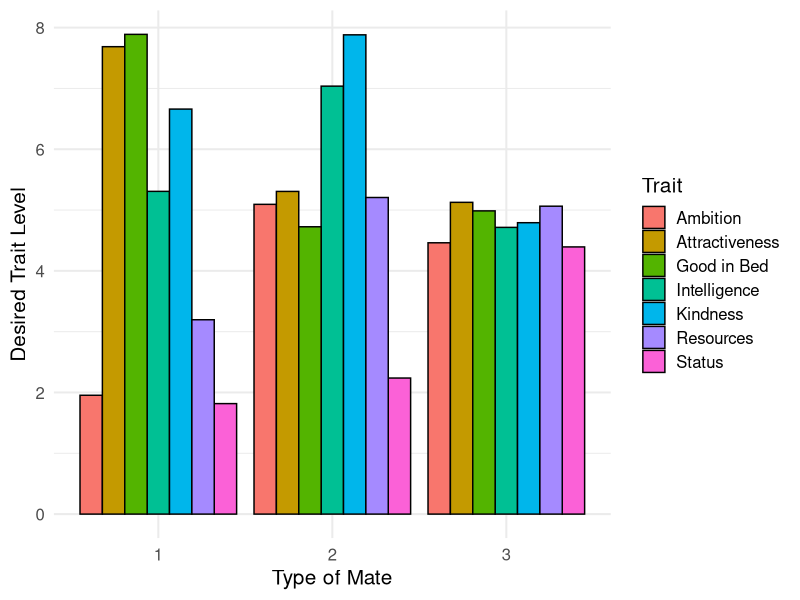
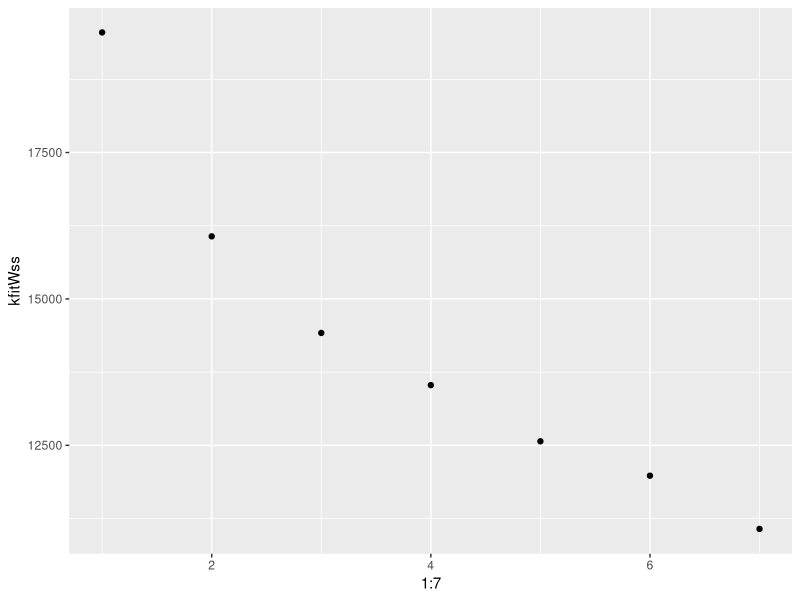

These charts were generated, in order, by the following R code:
#############Polyamorous Mate Preferences -- Budget Allocation: Analysis Script #################
####Ashley J Coventry, Tamsin German, Dan Conroy-Beam########



###load packages 
library(psych) #for scree plot
library(ggplot2) #For generating other plots
library(data.table) #for reshaping data
library(stringr) #for permutation analy data reorganizing

###set seed###
set.seed(112822)


###load data###
data <- read.csv("Human Data/Processed Data/Processed Data20230108 181609.csv")


#Remove NAs ###
#necessary when merging back into the original data frame because kfits is omitting NAs. 

nacheck <- apply(data[,14:27], 1, function(x) sum(is.na(x))>0)
data<- data[!nacheck,]


#excluding people who don't identify as either men or women

data<-data[data$gender<3,]


###reshape data wide --> long and only keep columns relevant for kmeans

#melt function to have two rows (1 for orange, 1 for blue) with each trait rating

longData<-melt(as.data.table(data),id.vars=c("PIN","gender","age"),
               measure.vars=list(c(14,21),
                                 c(15,22),
                                 c(16,23),
                                 c(17,24),
                                 c(18,25),
                                 c(19,26),
                                 c(20,27)))


#Relabel columns

colnames(longData)[4:11]<-c("partner","amb","attract",
                            "intel","sexy","kind",
                            "stat","finPros")


#Relabel partner type values
longData$partner<-as.factor(ifelse(longData$partner==1,"idealBlue","idealOrange"))





###K-Means Cluster Analysis###


#extract kmeans wSs
kfitWss<-sapply(1:7,function(x) kmeans(longData[,5:11],x)$tot.withinss)

#scree plot
screePlot<-qplot(1:7,kfitWss)


##compute differences in within ss across k for k-means clustering
wssDiffs<-diff(kfitWss)


##Add this classification to the original dataframe

kFit<-kmeans(longData[,5:11],3)
longData$kFitab <- kFit$cluster


##Create vectors of preference means for each cluster (without age)
clustCenters<-kFit$centers

##Look at gender breakdown by cluster #1 = women, #2 = men
clustGender<-table(longData$gender,longData$kFitab)

##compute variance between trait ratings for each cluster
#to see if maybe one cluster is more well rounded than others
clustVars<-apply(clustCenters,1,var)




###Compute same or diff variable for ideal orange v ideal blue
#do people want both of their ideal partners in the same cluster or in different ones? 

##Transfer partner clusters back to data (since "data" is wide)
data$blueClust<-longData$kFitab[longData$partner=="idealBlue"]
data$orangeClust<-longData$kFitab[longData$partner=="idealOrange"]

##Determine for each participant whether their orange and blue partners are in the same cluster
#same = 1, diff = 0
data$sameOrDiff<-apply(data[,133:134],1,function(x)
  sum(duplicated(x))
)

##get sameOrDiff as function of gender
genderDiff<-table(data$sameOrDiff,data$gender)


##Computing average differentness
avgDiff <- mean(data$sameOrDiff)

###create variable listing cluster of each partner 

data$kFitab<-apply(data[,133:134],1,function(x) paste0(sort(as.numeric(x)),collapse=","))


### CHI SQUARE -- some use Fisher's exact test since some clusters are rare###

#are men and women are choosing combos of partner orange and blue at diff rates?

chisqGender<-chisq.test(table(data$gender,data$kFitab))
#fisherGender <- fisher.test(table(data$gender, data$kFitab))
  #get error with Fisher's test and chi square

##do preferences for partner orange predict preferences for partner blue?
chisqClust<-chisq.test(table(data$blueClust, data$orangeClust)) 
#fisherClust <- fisher.test(table(data$blueClust, data$orangeClust))

##raw numbers in each cluster combo by gender
clustComboGender<-table(data$blueClust,data$orangeClust,data$gender)



### PERMUTATIONS ###


##create blank data frame to store null distribution averages
nullDistAvg <- rep(0,100000)

##for loop to generate data of null dist 
for(a in 1:100000){
  
  aNull<-sample(data$blueClust)
  bNull<-sample(data$orangeClust)
  
  #Compute sameordiff
  sodNull<-ifelse(aNull==bNull, 0, 1)
  
  #Compute and saving average differentness
  nullDistAvg[a]<-mean(sodNull)
  
}




##see whether we are in extremes of null dist (compare output to our avgdiff)
#getting errors now out of the blue -- maybe new update?
nullDistHigh<-quantile(nullDistAvg[1:100000],c(0.975)) 
nullDistLow<-quantile(nullDistAvg[1:100000],c(0.025)) 


#Compute p-value comparing observed sameordiff to null distribution
pValueDiff <- sum(nullDistAvg < avgDiff) /10000  #this 


###How many ideal partners are in each cluster?

##for people who wanted both partners in same cluster
sameClust <- table(data$blueClust[data$sameOrDiff == 0]) 

##for people who wanted partners in different clusters
#don't need to run separately for clusters A and B bc made order arbitrary
diffClust <- table(data$blueClust[data$sameOrDiff ==1])  


###More Chi Squares: proportion of participants with at least 1 partner in specific clusters 

##Create blank columns in dataWide
data$clust1 <- NA #for cluster 1
data$clust2<- NA #for cluster 2
data$clust3 <- NA #for cluster 3


##for loop to fill columns
for(i in 1:NROW(data)){
  ifelse(data$orangeClust[i] == 1 | data$blueClust[i] == 1, data$clust1[i]<-1, data$clust1[i]<-0)
  
}

for(i in 1:NROW(data)){
  ifelse(data$orangeClust[i] == 2 | data$blueClust[i] == 2, data$clust2[i]<-1, data$clust2[i]<-0)
  
}

for(i in 1:NROW(data)){
  ifelse(data$orangeClust[i] == 3 | data$blueClust[i] == 3, data$clust3[i]<-1, data$clust3[i]<-0)
  
}



chisqClust1 <- chisq.test(table(data$gender, data$clust1))
chisqClust2 <- chisq.test(table(data$gender, data$clust2))
chisqClust3 <- chisq.test(table(data$gender, data$clust3))







### Plotting ###

##plot bar graph with each trait mean for each 3 clusters (# clusters depends on scree)
#clusters aren't mapping on in the right order! double check centers with graph after running
meanTrait <- c(clustCenters[1,], clustCenters[2,], clustCenters[3,])
mateType <-c(rep("1", 7), rep("2", 7), rep("3", 7))
trait <- c(rep(c("Ambition", "Attractiveness", "Intelligence", "Good in Bed", "Kindness", "Status", "Resources"), 3))  
plotting <- data.frame(meanTrait, mateType, trait)
kFitPlot <- ggplot(data=plotting, aes(x=mateType, y=meanTrait, fill=trait)) +
  geom_bar(stat="identity", color="black", position=position_dodge())+
  theme_minimal(base_size = 15) + xlab("Type of Mate") + ylab("Desired Trait Level") +
  scale_fill_discrete(name = "Trait")





#######Bisexual Poly Prefs #######

##how many bisexual people are in our sample?
biSamp <- table(data$sex_orient)

##get only bi dataframe
biData <- subset(data, data$sex_orient == 3)

biSampGender <- table(biData$gender) #22 women, 9 men

##get sameOrDiff as function of gender
biGenderDiff<-table(biData$sameOrDiff,biData$gender)


##Computing average differentness
biAvgDiff <- mean(biData$sameOrDiff) ##way higher than reg avg diff

### CHI SQUARE -- some use Fisher's exact test since some clusters are rare###

#are bi men and women are choosing combos of partner orange and blue at diff rates than het folks?

chisqSexOrient <-chisq.test(table(data$sex_orient,data$kFitab)) #error bc size too small
#fisherSexOrient <- fisher.test(table(data$sex_orient, data$kFitab))
#get error with Fisher's test

#are bi men and bi women choosing combos at diff rates

fisherGenderBi <- fisher.test(table(biData$gender, biData$kFitab))



##in bisexual participants, do preferences for partner orange predict preferences for partner blue?
fisherClustBi <- fisher.test(table(biData$blueClust, biData$orangeClust))

##raw numbers in each cluster combo by gender
clustComboGenderBi<-table(biData$blueClust,biData$orangeClust,biData$gender)
